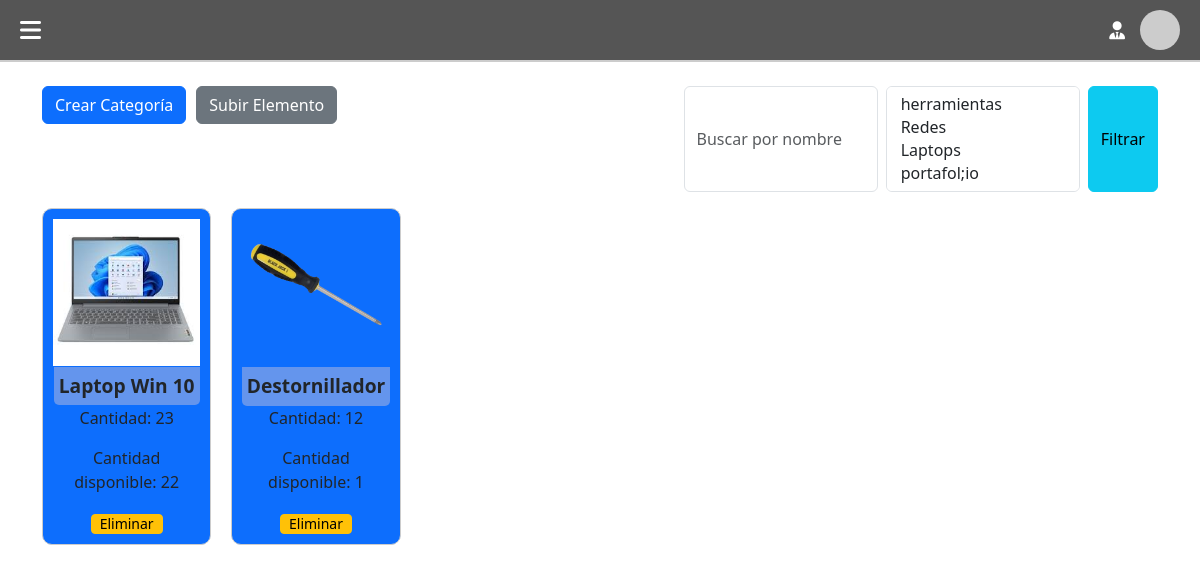
The app's page /inventario, older data.
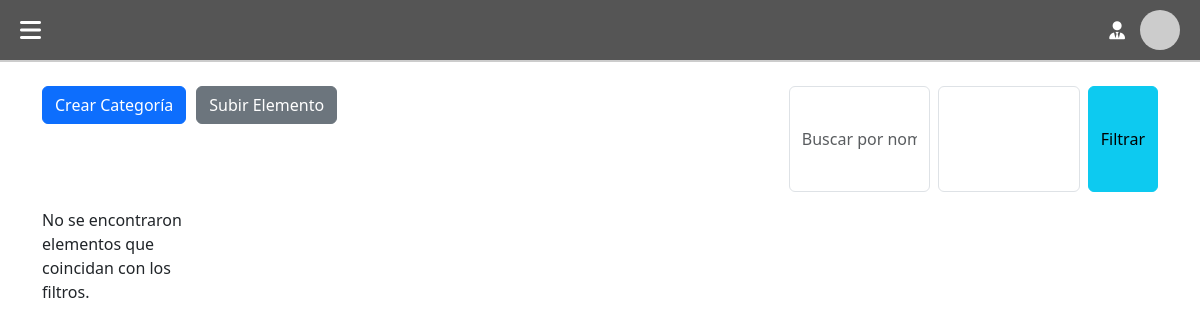
The same page, newer data.
### SGM/SGM.py (models this page shows)
class Element(db.Model):
    __tablename__ = 'elements'
    IDelement = Column(Integer, primary_key=True, autoincrement=True)
    name = Column(String(255), nullable=False)
    disp = db.Column(db.Boolean, nullable=True)
    cantotal = Column(Integer, nullable=False)
    candisp = Column(INTEGER(unsigned=True), nullable=False)
    adds = Column(String(255), nullable=True)
    img = Column(String(255), nullable=True)

### SGM/SGM.py (the view)
@app.route('/inventario')
def inventario():
    categories = Category.query.all()
    elements = Element.query.all()
    return render_template('inventario.html', categories=categories, elements=elements)

### SGM/templates/inventario.html (shortened to what this page needs)
<!DOCTYPE html>
<html lang="es">
<head>
    <link rel="stylesheet" href="{{ url_for('static', filename='topbar.css')}}">
    <link href="https://cdn.jsdelivr.net/npm/bootstrap@5.3.0-alpha1/dist/css/bootstrap.min.css" rel="stylesheet">
    <link rel="stylesheet" href="https://cdnjs.cloudflare.com/ajax/libs/font-awesome/6.0.0-beta3/css/all.min.css">
</head>
<body>
    <header class="topbar">
        <div class="left-section">
            <a href="/inicio">
                <i class="fa-solid fa-bars" style="color: #fff;"></i>
            </a>
        </div>
        <div class="right-section">
            <div class="user-info">
                <i class="fa-solid fa-user-tie" style="color: #fff;"></i>
                <img src="https://via.placeholder.com/40" alt="Avatar" class="user-avatar">
            </div>
        </div>
    </header>
    <div class="container mt-4">
        <div class="d-flex justify-content-between mb-3">
            <div style="display: flex; gap: 10px;">
                <button class="btn btn-primary" style="height: min-content;" data-bs-toggle="modal" data-bs-target="#createCategoryModal">Crear Categoría</button>
                <button class="btn btn-secondary" style="height: min-content;" data-bs-toggle="modal" data-bs-target="#uploadElementModal">Subir Elemento</button>
            </div>
            <div class="d-flex">
                <input type="text" id="filterName" class="form-control me-2" placeholder="Buscar por nombre">
                <select id="filterCategories" class="form-select" multiple aria-label="Filtrar por categorías">
                    {% for category in categories %}
                        <option value="{{ category.IDcategory }}">{{ category.name }}</option>
                    {% endfor %}
                </select>
                <button class="btn btn-info ms-2" onclick="applyFilters()">Filtrar</button>
            </div>
        </div>
        <div class="inventory-grid" id="inventoryGrid">
            {% if elements %}
            {% for element in elements %}
            {% if element.disp == True %}
                <div class="inventory-item"  style="background-color: #0d6efd;;" >
            {% else %}
                <div class="inventory-item"  style="background-color: rgb(196, 196, 196);" >
            {% endif %}
                <img src="static/uploads/{{ element.img }}" alt="{{ element.name }}">
                <div class="inventory-item-name">
                    <p style="margin: 0;">{{ element.name }}</p>
                </div>
                <div>
                    <p>Cantidad: {{ element.cantotal }}</p>
                    <p>Cantidad disponible: {{ element.candisp }}</p>
                </div>
               <div style="align-self: self-end;">
                    <form action="{{ url_for('borrar_elemento', IDelement=element.IDelement) }}" method="post" style="display: inline;">
                        <input class="btn btn-warning btn-sm" style="--bs-btn-line-height: 0.7;" type="submit" value="Eliminar" onclick="return confirm('¿Estás seguro de eliminar este elemento?')">
                    </form>
                </div>
            </div>
            {% endfor %}
            {% else %}
                <p>No se encontraron elementos que coincidan con los filtros.</p>
            {% endif %}
        </div>
    </div>
</body>
</html>

### SGM/static/topbar.css (style rules this page uses)
a { text-decoration-line: none !important; color: none !important; }
.topbar { display: flex; justify-content: space-between; align-items: center; background-color: #555; color: white; padding: 10px 20px; border-bottom: 2px solid #ccc; }
.left-section { font-size: 24px; display: flex; gap: 20px; flex-direction: row; }
.right-section { display: flex; align-items: center; }
.right-section i { font-size: 18px; margin-right: 15px; cursor: pointer; }
.user-info { display: flex; align-items: center; margin-left: 15px; }
.user-avatar { width: 40px; height: 40px; border-radius: 50%; }

### SGM/templates/inventario.html (style rules this page uses)
.inventory-grid { display: grid; grid-template-columns: repeat(auto-fill, minmax(150px, 1fr)); gap: 20px; }

Row changes from the older to the newer data that the page shows:
removed Element: img (picture), name "Laptop Win 10", cantotal "23", candisp "22"
removed Element: img (picture), name "Destornillador", cantotal "12", candisp "1"
Text that changed along with them:
form field value: "herramientas / Redes / Laptops / portafol;io" → (not shown)
text now shown: "No se encontraron elementos que coincidan con los filtros."
